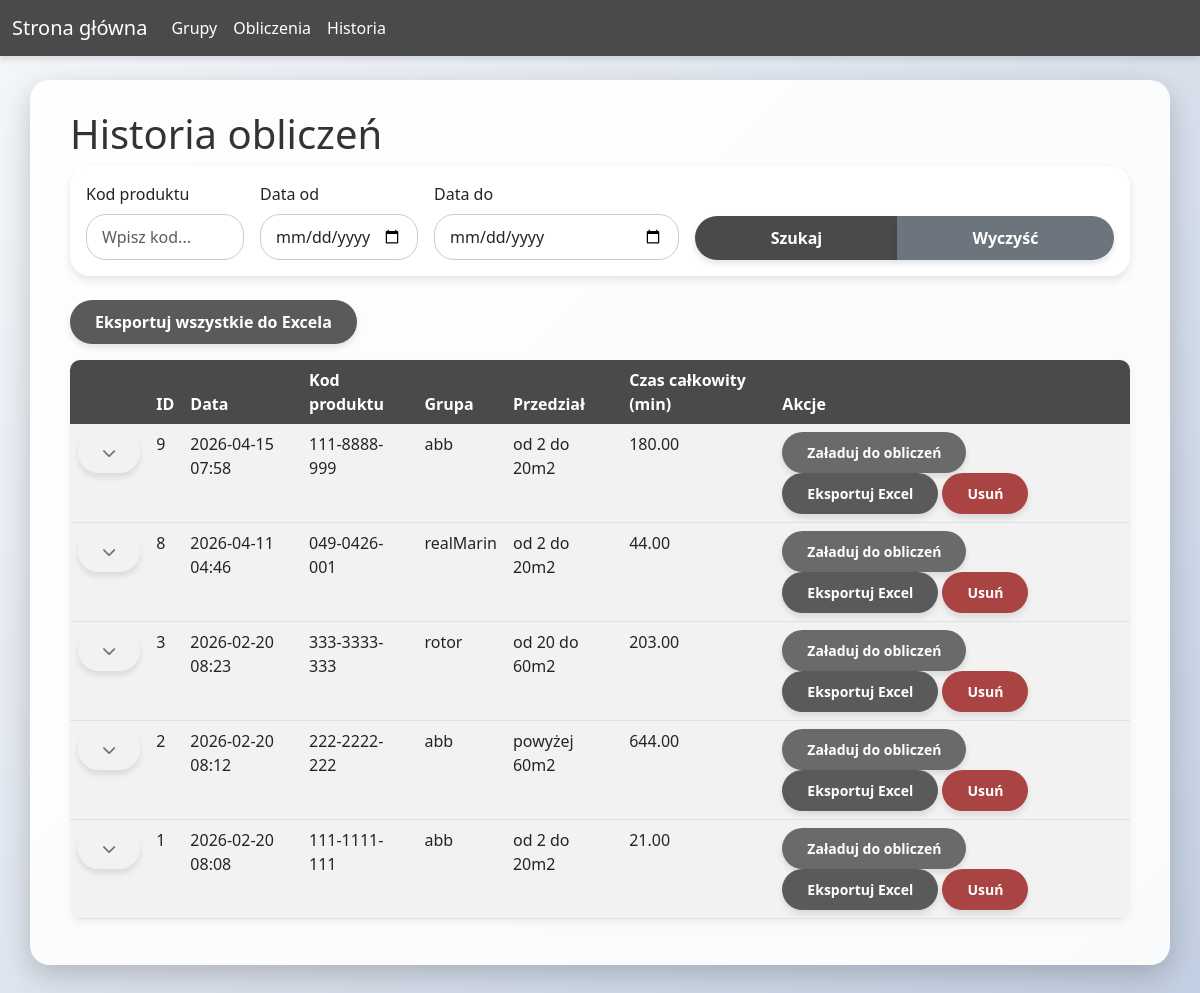
Page /obliczenia/historia on the committed database.
### app/models.py (models this page shows, shortened)
class Obliczenie(db.Model):
    __tablename__ = 'obliczenie'
    id = db.Column(db.Integer, primary_key=True)
    data = db.Column(db.DateTime, default=datetime.utcnow)
    kod = db.Column(db.String(20), nullable=False)
    grupa_id = db.Column(db.Integer, db.ForeignKey('grupa.id'))
    grupa = db.relationship('Grupa')
    przedzial = db.Column(db.String(50))
    czas_calkowity = db.Column(db.Float)
    wyniki_json = db.Column(db.Text)  # przechowuje JSON z wynikami szczegółowymi
    def wyniki(self):
        return json.loads(self.wyniki_json) if self.wyniki_json else []

class Grupa(db.Model):
    __tablename__ = 'grupa'
    id = db.Column(db.Integer, primary_key=True)
    nazwa = db.Column(db.String(100), unique=True, nullable=False)
    metody = db.relationship('Metoda', backref='grupa', cascade='all, delete-orphan')

### app/routes/calculation.py (the view, shortened to what this page needs)
@bp.route('/historia')
def historia():
    kod_filter = request.args.get('kod', '').strip()
    data_od = request.args.get('data_od', '').strip()
    data_do = request.args.get('data_do', '').strip()
    query = Obliczenie.query
    if kod_filter:
        query = query.filter(Obliczenie.kod.like(f'%{kod_filter}%'))
    if data_od:
        try:
            data_od_obj = datetime.strptime(data_od, '%Y-%m-%d')
            query = query.filter(Obliczenie.data >= data_od_obj)
        except ValueError:
            pass
    obliczenia = query.order_by(Obliczenie.data.desc()).all()
    return render_template('calculation/historia.html', obliczenia=obliczenia,
                           kod_filter=kod_filter, data_od=data_od, data_do=data_do)

### app/templates/calculation/historia.html (shortened to what this page needs)
{% extends "base.html" %}
{% block content %}
<h1>Historia obliczeń</h1>
<div class="card mb-4">
    <div class="card-body">
        <form method="GET" action="{{ url_for('calculation.historia') }}" class="row g-3">
            <div class="col-md-2">
                <label for="kod" class="form-label">Kod produktu</label>
                <input type="text" class="form-control" id="kod" name="kod" value="{{ kod_filter }}" placeholder="Wpisz kod...">
            </div>
            <div class="col-md-2">
                <label for="data_od" class="form-label">Data od</label>
                <input type="date" class="form-control" id="data_od" name="data_od" value="{{ data_od }}">
            </div>
            <div class="col-md-3">
                <label for="data_do" class="form-label">Data do</label>
                <input type="date" class="form-control" id="data_do" name="data_do" value="{{ data_do }}">
            </div>
            <div class="col-md-5 d-flex align-items-end">
                <div class="btn-group w-100">
                    <button type="submit" class="btn btn-primary">Szukaj</button>
                    <a href="{{ url_for('calculation.historia') }}" class="btn btn-secondary">Wyczyść</a>
                </div>
            </div>
        </form>
    </div>
</div>
<p>
    <a href="{{ url_for('calculation.eksport_wszystkie') }}" class="btn btn-success">Eksportuj wszystkie do Excela</a>
</p>
<table class="table table-striped">
    <thead>
        <tr>
            <th style="width: 50px;"></th>
            <th>ID</th>
            <th>Data</th>
            <th>Kod produktu</th>
            <th>Grupa</th>
            <th>Przedział</th>
            <th>Czas całkowity (min)</th>
            <th>Akcje</th>
        </tr>
    </thead>
    <tbody>
        {% for o in obliczenia %}
        {% set wyniki = o.wyniki() %}
        <tr>
            <td>
                {% if wyniki %}
                <button class="btn btn-sm btn-outline-secondary" type="button" data-bs-toggle="collapse" data-bs-target="#collapse-{{ o.id }}" aria-expanded="false">
                    <i class="fas fa-chevron-down"></i>
                </button>
                {% endif %}
            </td>
            <td>{{ o.id }}</td>
            <td>{{ o.data.strftime('%Y-%m-%d %H:%M') }}</td>
            <td>{{ o.kod }}</td>
            <td>{{ o.grupa.nazwa }}</td>
            <td>{{ o.przedzial }}</td>
            <td>{{ "%.2f"|format(o.czas_calkowity) }}</td>
            <td>
                <a href="{{ url_for('calculation.laduj_do_obliczen', obliczenie_id=o.id) }}" class="btn btn-sm btn-info">Załaduj do obliczeń</a>
                <a href="{{ url_for('calculation.eksport', obliczenie_id=o.id) }}" class="btn btn-sm btn-success">Eksportuj Excel</a>
                <form method="POST" action="{{ url_for('calculation.usun', obliczenie_id=o.id) }}" style="display: inline;">
                    <button type="submit" class="btn btn-sm btn-danger" onclick="return confirm('Czy na pewno chcesz usunąć to obliczenie?');">Usuń</button>
                </form>
            </td>
        </tr>
        {% else %}
        <tr>
            <td colspan="8" class="text-center">Brak zapisanych obliczeń.</td>
        </tr>
        {% endfor %}
    </tbody>
</table>
<link rel="stylesheet" href="https://cdnjs.cloudflare.com/ajax/libs/font-awesome/6.0.0-beta3/css/all.min.css">
{% endblock %}

### app/static/style.css (style rules this page uses)
body { background: linear-gradient(135deg, #f5f7fa 0%, #c3cfe2 100%); min-height: 100vh; margin: 0; padding: 0; font-family: 'Segoe UI', Tahoma, Geneva, Verdana, sans-serif; }
h1, h2, h3 { color: #333; }
.btn { border-radius: 50px; font-weight: bold; padding: 10px 25px; transition: all 0.3s ease; box-shadow: 0 4px 6px rgba(0, 0, 0, 0.1); border: none; }
.btn-primary { background-color: #4a4a4a; color: white; }
.btn-success { background-color: #5a5a5a; color: white; }
.btn-info { background-color: #6a6a6a; color: white; }
.btn-danger { background-color: #a94442; }
.btn-secondary { background-color: #6c757d; border: none; }
.table { background-color: white; border-radius: 10px; overflow: hidden; box-shadow: 0 4px 8px rgba(0, 0, 0, 0.05); }
.table thead th { background-color: #4a4a4a; color: white; font-weight: 600; border-bottom: none; }
.table-striped tbody tr:nth-of-type(odd) { background-color: rgba(0, 0, 0, 0.02); }
.form-control, .form-select { border-radius: 20px; border: 1px solid #ccc; padding: 10px 15px; }
.card { border-radius: 20px; border: none; box-shadow: 0 4px 8px rgba(0, 0, 0, 0.1); }

### rows in the picture
Obliczenie: id "9", data "2026-04-15 07:58", kod "111-8888-999", grupa.nazwa "abb", przedzial "od 2 do 20m2", czas_calkowity "180.00"
Obliczenie: id "8", data "2026-04-11 04:46", kod "049-0426-001", grupa.nazwa "realMarin", przedzial "od 2 do 20m2", czas_calkowity "44.00"
Obliczenie: id "3", data "2026-02-20 08:23", kod "333-3333-333", grupa.nazwa "rotor", przedzial "od 20 do 60m2", czas_calkowity "203.00"
Obliczenie: id "2", data "2026-02-20 08:12", kod "222-2222-222", grupa.nazwa "abb", przedzial "powyżej 60m2", czas_calkowity "644.00"
Obliczenie: id "1", data "2026-02-20 08:08", kod "111-1111-111", grupa.nazwa "abb", przedzial "od 2 do 20m2", czas_calkowity "21.00"
